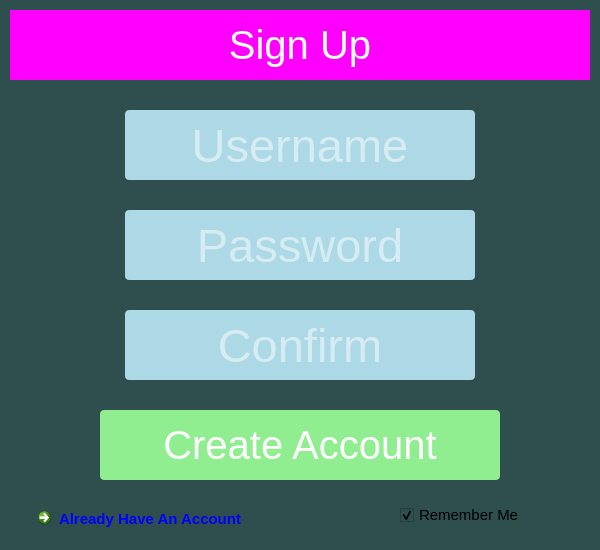
<?xml version="1.0" encoding="UTF-8"?>
<ui version="4.0">
 <class>SignUp</class>
 <widget class="QMainWindow" name="SignUp">
  <property name="geometry">
   <rect>
    <x>0</x>
    <y>0</y>
    <width>600</width>
    <height>550</height>
   </rect>
  </property>
  <property name="minimumSize">
   <size>
    <width>600</width>
    <height>550</height>
   </size>
  </property>
  <property name="maximumSize">
   <size>
    <width>600</width>
    <height>550</height>
   </size>
  </property>
  <property name="windowTitle">
   <string>MainWindow</string>
  </property>
  <property name="styleSheet">
   <string notr="true">background-color: darkslategray;</string>
  </property>
  <property name="tabShape">
   <enum>QTabWidget::Rounded</enum>
  </property>
  <widget class="QWidget" name="centralwidget">
   <property name="sizePolicy">
    <sizepolicy hsizetype="Fixed" vsizetype="Fixed">
     <horstretch>0</horstretch>
     <verstretch>0</verstretch>
    </sizepolicy>
   </property>
   <property name="minimumSize">
    <size>
     <width>600</width>
     <height>550</height>
    </size>
   </property>
   <property name="maximumSize">
    <size>
     <width>600</width>
     <height>550</height>
    </size>
   </property>
   <widget class="QLabel" name="label">
    <property name="geometry">
     <rect>
      <x>10</x>
      <y>10</y>
      <width>580</width>
      <height>70</height>
     </rect>
    </property>
    <property name="font">
     <font>
      <pointsize>-1</pointsize>
     </font>
    </property>
    <property name="styleSheet">
     <string notr="true">color: white;
font-size: 40px;
background-color: magenta;</string>
    </property>
    <property name="text">
     <string>Sign Up</string>
    </property>
    <property name="alignment">
     <set>Qt::AlignCenter</set>
    </property>
   </widget>
   <widget class="QLineEdit" name="username">
    <property name="geometry">
     <rect>
      <x>125</x>
      <y>110</y>
      <width>350</width>
      <height>70</height>
     </rect>
    </property>
    <property name="font">
     <font>
      <pointsize>35</pointsize>
     </font>
    </property>
    <property name="toolTip">
     <string>Username</string>
    </property>
    <property name="styleSheet">
     <string notr="true">background-color: lightblue;
color: white;
border: none;
border-radius: 4px;</string>
    </property>
    <property name="maxLength">
     <number>15</number>
    </property>
    <property name="alignment">
     <set>Qt::AlignCenter</set>
    </property>
    <property name="placeholderText">
     <string>Username</string>
    </property>
   </widget>
   <widget class="QLineEdit" name="password">
    <property name="geometry">
     <rect>
      <x>125</x>
      <y>210</y>
      <width>350</width>
      <height>70</height>
     </rect>
    </property>
    <property name="font">
     <font>
      <pointsize>35</pointsize>
     </font>
    </property>
    <property name="toolTip">
     <string>Username</string>
    </property>
    <property name="styleSheet">
     <string notr="true">background-color: lightblue;
color: white;
border: none;
border-radius: 4px;</string>
    </property>
    <property name="alignment">
     <set>Qt::AlignCenter</set>
    </property>
    <property name="placeholderText">
     <string>Password</string>
    </property>
   </widget>
   <widget class="QLineEdit" name="confirm">
    <property name="geometry">
     <rect>
      <x>125</x>
      <y>310</y>
      <width>350</width>
      <height>70</height>
     </rect>
    </property>
    <property name="font">
     <font>
      <pointsize>35</pointsize>
     </font>
    </property>
    <property name="toolTip">
     <string>Confrim Password</string>
    </property>
    <property name="styleSheet">
     <string notr="true">background-color: lightblue;
color: white;
border: none;
border-radius: 4px;</string>
    </property>
    <property name="text">
     <string/>
    </property>
    <property name="alignment">
     <set>Qt::AlignCenter</set>
    </property>
    <property name="placeholderText">
     <string>Confirm</string>
    </property>
   </widget>
   <widget class="QPushButton" name="create">
    <property name="geometry">
     <rect>
      <x>100</x>
      <y>410</y>
      <width>400</width>
      <height>70</height>
     </rect>
    </property>
    <property name="font">
     <font>
      <pointsize>30</pointsize>
     </font>
    </property>
    <property name="cursor">
     <cursorShape>PointingHandCursor</cursorShape>
    </property>
    <property name="styleSheet">
     <string notr="true">background-color: lightgreen;
color: white;
border: none;
border-radius: 4px;</string>
    </property>
    <property name="text">
     <string>Create Account</string>
    </property>
   </widget>
   <widget class="QCommandLinkButton" name="login">
    <property name="geometry">
     <rect>
      <x>30</x>
      <y>500</y>
      <width>250</width>
      <height>30</height>
     </rect>
    </property>
    <property name="font">
     <font>
      <pointsize>11</pointsize>
     </font>
    </property>
    <property name="cursor">
     <cursorShape>PointingHandCursor</cursorShape>
    </property>
    <property name="styleSheet">
     <string notr="true">color: blue;</string>
    </property>
    <property name="text">
     <string>Already Have An Account</string>
    </property>
   </widget>
   <widget class="QCheckBox" name="remember">
    <property name="geometry">
     <rect>
      <x>400</x>
      <y>500</y>
      <width>135</width>
      <height>30</height>
     </rect>
    </property>
    <property name="font">
     <font>
      <pointsize>11</pointsize>
     </font>
    </property>
    <property name="text">
     <string>Remember Me</string>
    </property>
    <property name="checked">
     <bool>true</bool>
    </property>
   </widget>
  </widget>
 </widget>
 <resources/>
 <connections/>
</ui>
